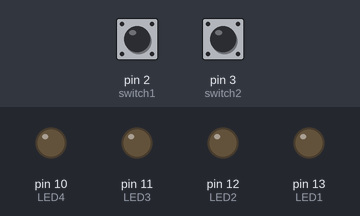
Bench run of a sketch on a simulated Arduino Uno, built with avr-gcc and run on an emulated ATmega328P. Parts: output pins drawn as LEDs (lit = HIGH). The test bench sets the inputs (shaded band); at power-on: pin 2 (switch1) LOW, pin 3 (switch2) LOW.

Above: at 1.2 s.
1.3 s: pin 2 (switch1) pulled HIGH for 0.15 s
At 2.1 s:
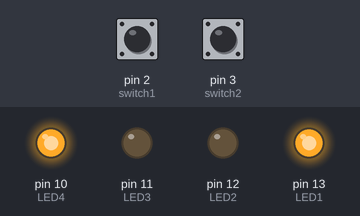
4.4 s: pin 2 (switch1) pulled HIGH for 1 s
At 7.1 s:
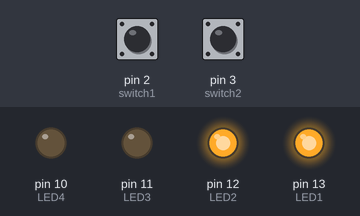
8.4 s: pin 2 (switch1) pulled HIGH for 3.2 s
At 12.1 s:
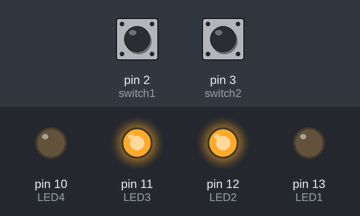
Timing chart, 0 to 14.8 s (numbered marks = the images above; inputs shaded):
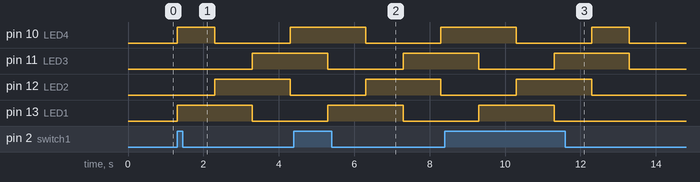

Measured:
- after the input at 1.3 s, pin 10 (LED4): LOW → HIGH at once, → LOW 1.0 s later, → HIGH 2.0 s later; pin 11 (LED3): LOW → HIGH after 2.0 s; pin 12 (LED2): LOW → HIGH after 1.0 s, → LOW 2.0 s later; pin 13 (LED1): LOW → HIGH at once, → LOW 2.0 s later
- after the input at 4.4 s, pin 10 (LED4): HIGH → LOW after 1.9 s instead of 0.90 s; pin 12 (LED2): LOW → HIGH after 1.9 s, → LOW 2.0 s later; pin 13 (LED1): LOW → HIGH after 0.90 s, → LOW 2.0 s later
- after the input at 8.4 s, pin 10 (LED4): HIGH → LOW after 1.9 s instead of 0.90 s; pin 12 (LED2): LOW → HIGH after 1.9 s, → LOW 2.0 s later; pin 13 (LED1): LOW → HIGH after 0.90 s, → LOW 2.0 s later

The sketch:

switch_practical_2.ino.ino
```cpp
const int LED1 = 13;
const int LED2 = 12;
const int LED3 = 11;
const int LED4 = 10;
const int switch1 =2;
const int switch2 =3;

int count=0;
void setup() {
  // put your setup code here, to run once:
pinMode(LED1, OUTPUT);
pinMode(LED2, OUTPUT);
pinMode(LED3, OUTPUT);
pinMode(LED4, OUTPUT);
pinMode(switch1, INPUT);
pinMode(switch2, INPUT);
}


void loop() {
  // put your main code here, to run repeatedly:
int swinput1 = digitalRead(switch1);
int swinput2 = digitalRead(switch2);
if(swinput1 == HIGH)
  {
    digitalWrite(LED1, HIGH);
    digitalWrite(LED2, LOW);
    digitalWrite(LED3, LOW);
    digitalWrite(LED4, HIGH);
    delay(1000);
    digitalWrite(LED1, HIGH);
    digitalWrite(LED2, HIGH);
    digitalWrite(LED3, LOW);
    digitalWrite(LED4, LOW);
    delay(1000);
    digitalWrite(LED1, LOW);
    digitalWrite(LED2, HIGH);
    digitalWrite(LED3, HIGH);
    digitalWrite(LED4, LOW);
    delay(1000);
    digitalWrite(LED1, LOW);
    digitalWrite(LED2, LOW);
    digitalWrite(LED3, HIGH);
    digitalWrite(LED4, HIGH);
    delay(1000);
  }
 if(swinput2 == HIGH)
  {
    digitalWrite(LED1, HIGH);
    digitalWrite(LED2, LOW);
    digitalWrite(LED3, LOW);
    digitalWrite(LED4, HIGH);
    delay(1000);
    digitalWrite(LED1, LOW);
    digitalWrite(LED2, LOW);
    digitalWrite(LED3, HIGH);
    digitalWrite(LED4, HIGH);
    delay(1000);
    digitalWrite(LED1, LOW);
    digitalWrite(LED2, HIGH);
    digitalWrite(LED3, HIGH);
    digitalWrite(LED4, LOW);
    delay(1000);
    digitalWrite(LED1, HIGH);
    digitalWrite(LED2, HIGH);
    digitalWrite(LED3, LOW);
    digitalWrite(LED4, LOW);
    delay(1000);

  }
    digitalWrite(LED1, LOW);
    digitalWrite(LED2, LOW);
    digitalWrite(LED3, LOW);
    digitalWrite(LED4, LOW);

}
```
